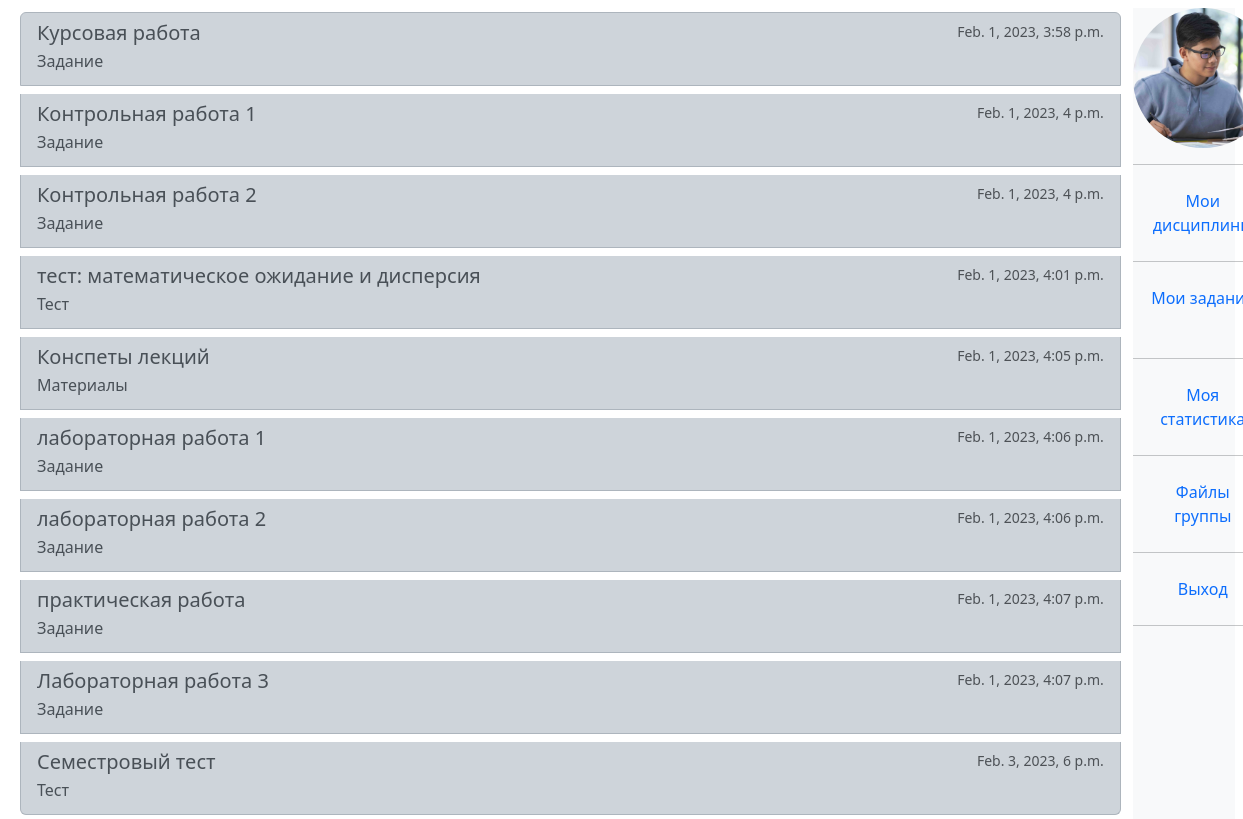
Page /subject/1 (signed in) on the earlier database version.
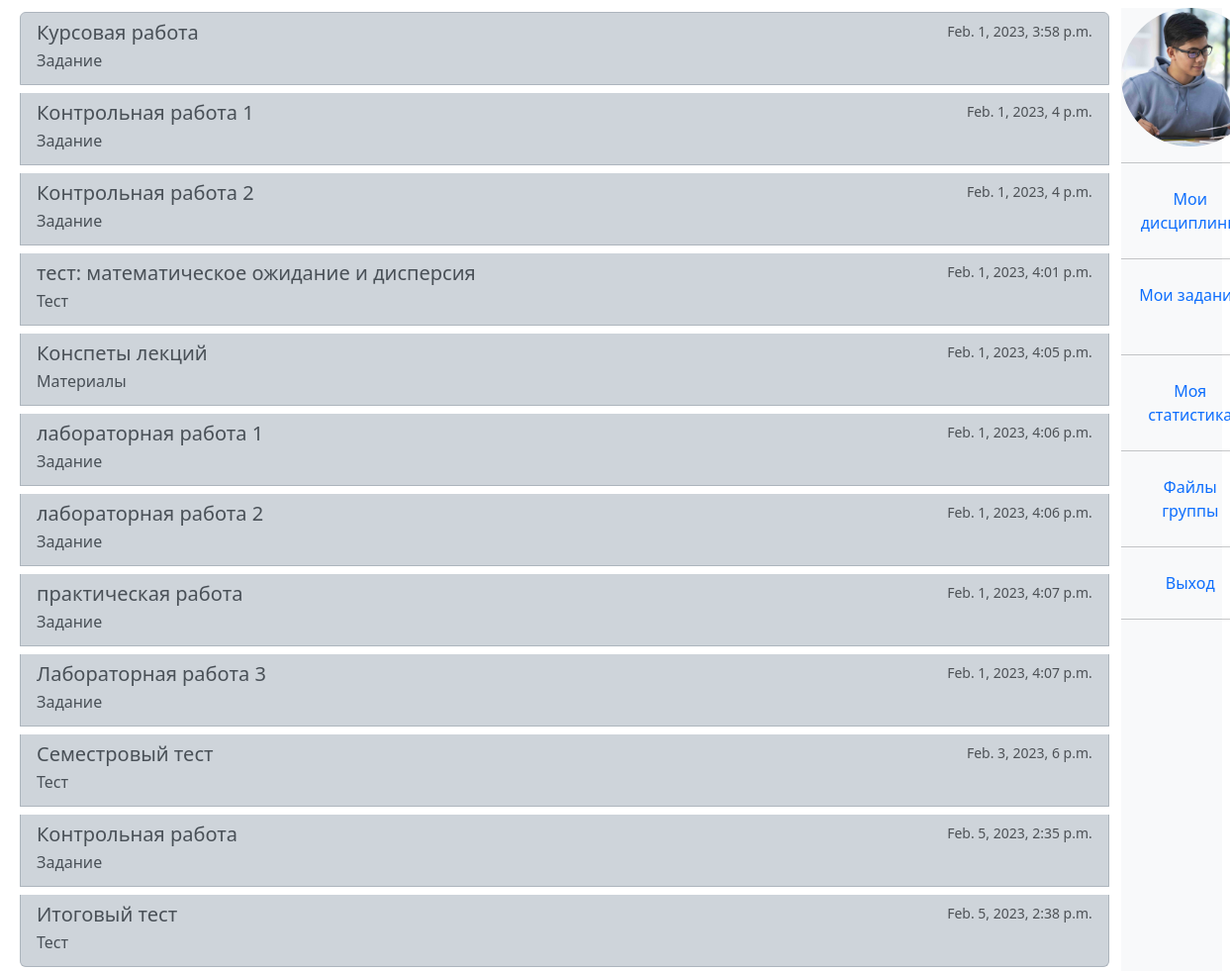
Same page on the later database version.
### univ_app/models.py (models this page shows, shortened)
class Task(models.Model):
    title = models.CharField(max_length=200, default = '', blank = True) #this field is present in Test itself
    description = models.TextField(default = '', blank = True) #this field is present in Test itself
    subject = models.ForeignKey("Subject", blank = True, null = True, on_delete = models.SET_NULL)
    created_at = models.DateTimeField(auto_now_add = True, null = True, blank = True)
    created_by = models.ForeignKey("Teacher", blank = True, null = True, on_delete = models.SET_NULL)
    class Meta:
        abstract = True
    def get_type(self):
        return str(self.__class__.__name__)
    def get_type_for_user(self):
        type_name = self.get_type()
        if type_name == "CommonTask": return "Задание"
        if type_name == "Test": return "Тест"
        if type_name == "InfoTask": return "Материалы"

class CommonTask(Task):
    file = models.FileField(upload_to = "uploads/common_tasks/", blank = True, null = True)

class Test(Task):
    slug = models.SlugField(max_length = 120 , blank = True, null = True)
    link = models.CharField(max_length=1000, default = '')
    image = models.ImageField(upload_to = "uploads/", blank = True , null=True, default = "test.png")

class InfoTask(Task):
    file = models.FileField(upload_to = "uploads/info_tasks/", blank = True, null = True)

### univ_app/decorators.py (the view)
        def wrapper(request, *args, **kwargs):
            group = None
            if request.user.groups.exists():
                group = request.user.groups.all()[0].name
            if group in allowed_groups:
                return view_func(request, *args, **kwargs)
            else:
                return HttpResponse("У вас нет прав доступа к этой странице")

### univ_app/models.py (called while the page is built)
    @property
    def all_tasks(self):
        common_tasks = self.commontask_set.all()
        info_tasks = self.infotask_set.all()
        test_tasks = self.test_set.all()
        tasks = list(chain(common_tasks, info_tasks, test_tasks))
        tasks.sort(key = lambda task : task.created_at)
        return tasks

### univ_app/templatetags/user_tags.py (called while the page is built)
@register.filter(name='has_group')
def has_group(user, group_name):
    return user.groups.filter(name=group_name).exists()

### univ_app/views.py (called while the page is built)
@allowed_users(allowed_groups = ["teacher", "student"])
def ts_subject(request, subj_id):
    subject = Subject.objects.get(id = subj_id)
    tasks = subject.all_tasks
    ctx = {
    "subject":subject,
    "tasks":tasks,
    }
    return render(request,"mutual_views/ts_subject.html",ctx)

### templates/mutual_views/ts_subject.html (shortened to what this page needs)
{%extends "base.html"%}
{%load user_tags%}
{% block ts_subject %}
<div class="list-group">
  {%for task in tasks%}
  <a href="{%url 'ts_task' task.get_type task.id %}" class="list-group-item  list-group-item-action list-group-item-dark flex-column align-items-start my-1">
    <div class="d-flex w-100 justify-content-between">
      <h5 class="mb-1">{{task.title}} </h5>
      <small class="text-muted">{{task.created_at}}</small>
    </div>
    <p class="mb-1">{{task.get_type_for_user}}</p>
  </a>
  {%endfor%}
</div>
{% endblock %}

Differences in the rows shown:
added CommonTask: title "Контрольная работа", created_at "Feb. 5, 2023, 2:35 p.m.", get_type_for_user "Задание"
added Test: title "Итоговый тест", created_at "Feb. 5, 2023, 2:38 p.m.", get_type_for_user "Тест"
